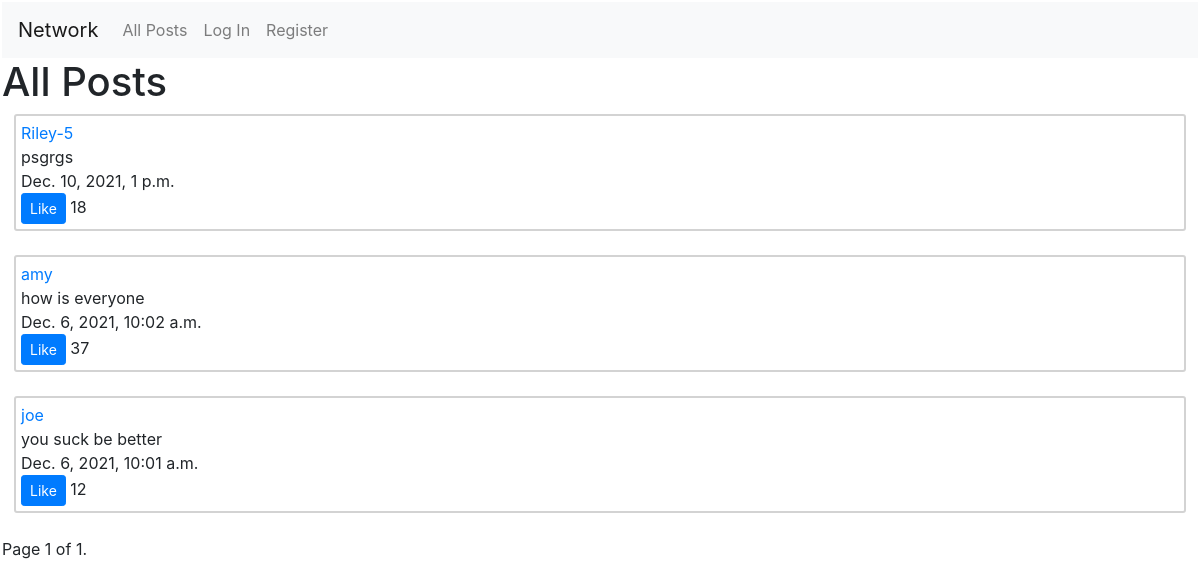
The app's page /, older data.
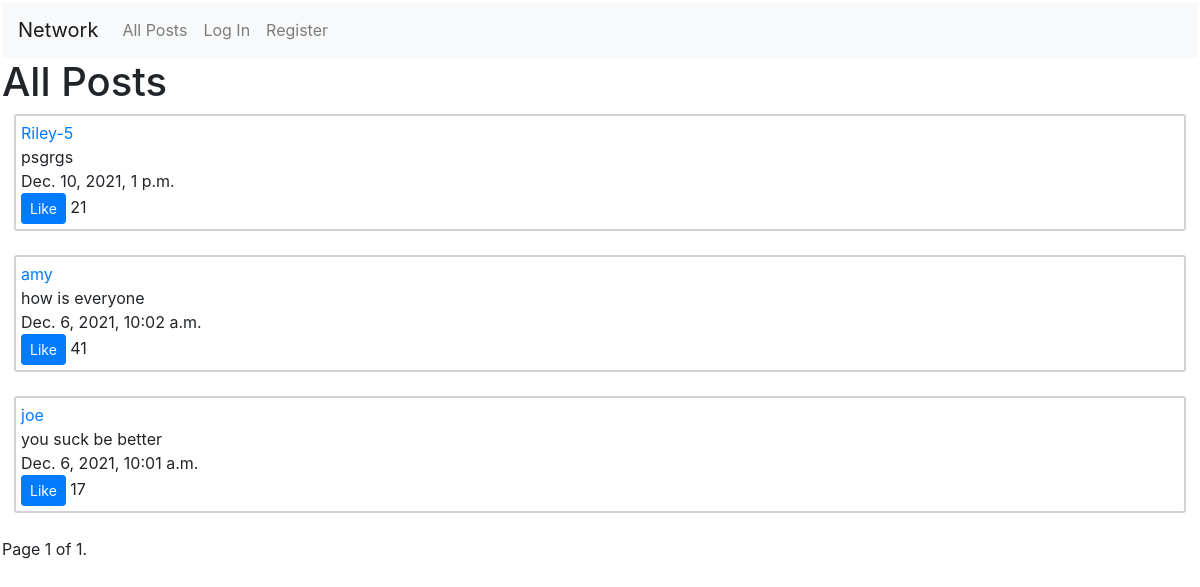
The same page, newer data.
### network/models.py (models this page shows, shortened)
class Post(models.Model):
    content = models.TextField()
    dateTime = models.DateTimeField(auto_now = False, auto_now_add = True)
    like = models.BigIntegerField(default = 0)
    user = models.ForeignKey(User, on_delete = models.CASCADE, related_name = "user")

class User(AbstractUser):
    pass

### network/views.py (the view)
# urls.py: path("", views.index, name="index"),
def index(request):
    if request.method == "POST":
        form = CreatePostForm(request.POST)
        if form.is_valid():
            post = form.save(commit = False)
            post.user = request.user
            post.save()
            return HttpResponseRedirect(reverse("index"))
    else:
        form = CreatePostForm()
    allPosts = Post.objects.order_by("-dateTime").all()
    postsPerPage = Paginator(allPosts, 10)
    page_number = request.GET.get('page')
    page_obj = postsPerPage.get_page(page_number)
    return render(request, "network/index.html", {
        "allPosts": page_obj,
        "form": form
    })

### network/templates/network/index.html (shortened to what this page needs)
{% extends "network/layout.html" %}
{% load static %}
{% block body %}
    <h1>All Posts</h1>
    {% for post in allPosts %}
        <div class="posts">
            <div id="username">
                <a id="profile-link" href="{% url 'profile' post.user %}">{{ post.user}}</a>
            </div>
            <div id="content">
                {{ post.content }}
            </div>
            <div id="date-time">
                {{ post.dateTime }}
            </div>
            <div id="likes">
                <button class="btn btn-primary btn-sm likes-button" data-postid = "{{ post.id }}" onclick = "likePost(this)">Like</button>
                <span id="number-likes{{ post.id }}">{{ post.like }}</span>
            </div>
        </div>
        <br>
    {% endfor %}
    <div class="pagination">
        <span class="step-links">
            <span class="current">
                Page {{ allPosts.number }} of {{ allPosts.paginator.num_pages }}.
            </span>
        </span>
    </div>
{% endblock %}

Row changes from the older to the newer data that the page shows:
changed Post "psgrgs": like "18" → "21"
changed Post "how is everyone": like "37" → "41"
changed Post "you suck be better": like "12" → "17"
